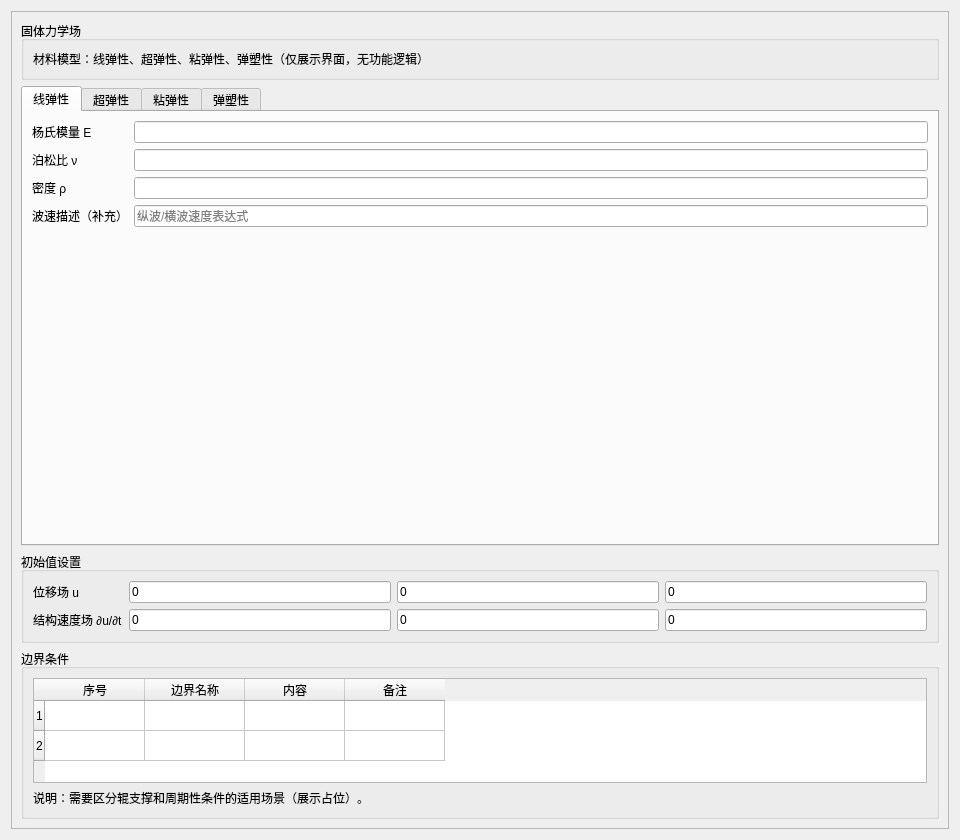
<?xml version="1.0" encoding="UTF-8"?>
<ui version="4.0">
 <class>SolidMechanicsDisplay</class>
 <widget class="QWidget" name="SolidMechanicsDisplay">
  <property name="geometry">
   <rect>
    <x>0</x>
    <y>0</y>
    <width>960</width>
    <height>840</height>
   </rect>
  </property>
  <property name="windowTitle">
   <string>固体力学场展示界面</string>
  </property>
  <layout class="QVBoxLayout" name="verticalLayoutRoot">
   <item>
    <widget class="QScrollArea" name="scrollArea">
     <property name="widgetResizable">
      <bool>true</bool>
     </property>
     <widget class="QWidget" name="scrollAreaWidgetContents">
      <property name="geometry">
       <rect>
        <x>0</x>
        <y>0</y>
        <width>936</width>
        <height>1500</height>
       </rect>
      </property>
      <layout class="QVBoxLayout" name="verticalLayoutContent">
       <item>
        <widget class="QGroupBox" name="groupBoxOverview">
         <property name="title">
          <string>固体力学场</string>
         </property>
         <layout class="QVBoxLayout" name="verticalLayoutOverview">
          <item>
           <widget class="QLabel" name="labelOverview">
            <property name="text">
             <string>材料模型：线弹性、超弹性、粘弹性、弹塑性（仅展示界面，无功能逻辑）</string>
            </property>
           </widget>
          </item>
         </layout>
        </widget>
       </item>
       <item>
        <widget class="QTabWidget" name="tabWidgetMaterials">
         <property name="currentIndex">
          <number>0</number>
         </property>
         <widget class="QWidget" name="tabLinearElastic">
          <attribute name="title">
           <string>线弹性</string>
          </attribute>
          <layout class="QFormLayout" name="formLayoutLinear">
           <item row="0" column="0">
            <widget class="QLabel" name="labelE">
             <property name="text"><string>杨氏模量 E</string></property>
            </widget>
           </item>
           <item row="0" column="1"><widget class="QLineEdit" name="lineEditE"/></item>
           <item row="1" column="0"><widget class="QLabel" name="labelNu"><property name="text"><string>泊松比 ν</string></property></widget></item>
           <item row="1" column="1"><widget class="QLineEdit" name="lineEditNu"/></item>
           <item row="2" column="0"><widget class="QLabel" name="labelRho"><property name="text"><string>密度 ρ</string></property></widget></item>
           <item row="2" column="1"><widget class="QLineEdit" name="lineEditRho"/></item>
           <item row="3" column="0"><widget class="QLabel" name="labelWaveSpeed"><property name="text"><string>波速描述（补充）</string></property></widget></item>
           <item row="3" column="1"><widget class="QLineEdit" name="lineEditWaveSpeed"><property name="placeholderText"><string>纵波/横波速度表达式</string></property></widget></item>
          </layout>
         </widget>
         <widget class="QWidget" name="tabHyperElastic">
          <attribute name="title"><string>超弹性</string></attribute>
          <layout class="QVBoxLayout" name="verticalLayoutHyper">
           <item>
            <layout class="QFormLayout" name="formLayoutHyperBase">
             <item row="0" column="0"><widget class="QLabel" name="labelHyperModel"><property name="text"><string>材料模型</string></property></widget></item>
             <item row="0" column="1">
              <widget class="QComboBox" name="comboHyperModel">
               <item><property name="text"><string>Mooney-Rivlin 两参数（默认）</string></property></item>
               <item><property name="text"><string>Yeoh</string></property></item>
               <item><property name="text"><string>Ogden</string></property></item>
              </widget>
             </item>
             <item row="1" column="0"><widget class="QLabel" name="labelCompressibility"><property name="text"><string>可压缩性</string></property></widget></item>
             <item row="1" column="1"><widget class="QComboBox" name="comboCompressibility"><item><property name="text"><string>几乎不可压缩</string></property></item><item><property name="text"><string>不可压缩</string></property></item><item><property name="text"><string>可压缩，解耦</string></property></item></widget></item>
             <item row="2" column="0"><widget class="QLabel" name="labelVolEnergy"><property name="text"><string>体积应变能</string></property></widget></item>
             <item row="2" column="1"><widget class="QComboBox" name="comboVolEnergy"><item><property name="text"><string>二次</string></property></item><item><property name="text"><string>多项式</string></property></item><item><property name="text"><string>对数</string></property></item></widget></item>
            </layout>
           </item>
           <item>
            <widget class="QStackedWidget" name="stackedHyperParams">
             <property name="currentIndex"><number>0</number></property>
             <widget class="QWidget" name="pageMooney2">
              <layout class="QFormLayout" name="formLayoutMooney2">
               <item row="0" column="0"><widget class="QLabel" name="labelC10"><property name="text"><string>C10</string></property></widget></item>
               <item row="0" column="1"><widget class="QLineEdit" name="lineEditC10"/></item>
               <item row="1" column="0"><widget class="QLabel" name="labelC01"><property name="text"><string>C01</string></property></widget></item>
               <item row="1" column="1"><widget class="QLineEdit" name="lineEditC01"/></item>
               <item row="2" column="0"><widget class="QLabel" name="labelKappaMR"><property name="text"><string>体积模量 κ</string></property></widget></item>
               <item row="2" column="1"><widget class="QLineEdit" name="lineEditKappaMR"><property name="text"><string>100*solid.Gequ</string></property></widget></item>
               <item row="3" column="0"><widget class="QLabel" name="labelDensityMR"><property name="text"><string>密度 ρ</string></property></widget></item>
               <item row="3" column="1"><widget class="QLineEdit" name="lineEditDensityMR"/></item>
              </layout>
             </widget>
             <widget class="QWidget" name="pageYeoh">
              <layout class="QFormLayout" name="formLayoutYeoh">
               <item row="0" column="0"><widget class="QLabel" name="labelC1"><property name="text"><string>c1</string></property></widget></item>
               <item row="0" column="1"><widget class="QLineEdit" name="lineEditC1"/></item>
               <item row="1" column="0"><widget class="QLabel" name="labelC2"><property name="text"><string>c2</string></property></widget></item>
               <item row="1" column="1"><widget class="QLineEdit" name="lineEditC2"/></item>
               <item row="2" column="0"><widget class="QLabel" name="labelC3"><property name="text"><string>c3</string></property></widget></item>
               <item row="2" column="1"><widget class="QLineEdit" name="lineEditC3"/></item>
              </layout>
             </widget>
             <widget class="QWidget" name="pageOgden">
              <layout class="QVBoxLayout" name="verticalLayoutOgden">
               <item>
                <widget class="QTableWidget" name="tableOgden">
                 <column>
                  <property name="text"><string>p</string></property>
                 </column>
                 <column>
                  <property name="text"><string>剪切模量 (Pa)</string></property>
                 </column>
                 <column>
                  <property name="text"><string>α 参数 (1)</string></property>
                 </column>
                 <row>
                  <property name="text"><string>1</string></property>
                 </row>
                </widget>
               </item>
              </layout>
             </widget>
            </widget>
           </item>
          </layout>
         </widget>
         <widget class="QWidget" name="tabViscoElastic">
          <attribute name="title"><string>粘弹性</string></attribute>
          <layout class="QVBoxLayout" name="verticalLayoutVisco">
           <item>
            <layout class="QFormLayout" name="formLayoutViscoBase">
             <item row="0" column="0"><widget class="QLabel" name="labelViscoModel"><property name="text"><string>材料模型</string></property></widget></item>
             <item row="0" column="1"><widget class="QComboBox" name="comboViscoModel"><item><property name="text"><string>广义麦克斯韦</string></property></item><item><property name="text"><string>广义 Kelvin-Voigt</string></property></item><item><property name="text"><string>Kelvin-Voigt</string></property></item></widget></item>
             <item row="1" column="0"><widget class="QLabel" name="labelViscoStrain"><property name="text"><string>粘弹性应变</string></property></widget></item>
             <item row="1" column="1"><widget class="QComboBox" name="comboViscoStrain"><item><property name="text"><string>偏量</string></property></item><item><property name="text"><string>体积</string></property></item><item><property name="text"><string>体积和偏量</string></property></item></widget></item>
            </layout>
           </item>
           <item><widget class="QCheckBox" name="checkFractional"><property name="text"><string>使用分数阶导数</string></property></widget></item>
           <item><widget class="QLabel" name="labelComplexMod"><property name="text"><string>频率相关复模量函数（支持插值函数/二阶拟合函数）</string></property></widget></item>
           <item><widget class="QPlainTextEdit" name="plainTextComplexMod"><property name="placeholderText"><string>G*(f), K*(f) 或等效表达式</string></property></widget></item>
           <item><widget class="QTableWidget" name="tableViscoBranches"><column><property name="text"><string>分支</string></property></column><column><property name="text"><string>剪切模量 (Pa)</string></property></column><column><property name="text"><string>弛豫时间 (s)</string></property></column><row><property name="text"><string>1</string></property></row></widget></item>
          </layout>
         </widget>
         <widget class="QWidget" name="tabPlastic">
          <attribute name="title"><string>弹塑性</string></attribute>
          <layout class="QVBoxLayout" name="verticalLayoutPlastic">
           <item>
            <layout class="QFormLayout" name="formLayoutPlastic">
             <item row="0" column="0"><widget class="QLabel" name="labelEqStress"><property name="text"><string>等效应力</string></property></widget></item>
             <item row="0" column="1"><widget class="QComboBox" name="comboEqStress"><item><property name="text"><string>von Mises</string></property></item><item><property name="text"><string>Tresca 准则</string></property></item><item><property name="text"><string>Hill 正交各向异性</string></property></item></widget></item>
             <item row="1" column="0"><widget class="QLabel" name="labelYield0"><property name="text"><string>初始屈服应力 σys0</string></property></widget></item>
             <item row="1" column="1"><widget class="QLineEdit" name="lineEditYield0"/></item>
             <item row="2" column="0"><widget class="QLabel" name="labelPlasticPotential"><property name="text"><string>塑性势 Qp</string></property></widget></item>
             <item row="2" column="1"><widget class="QComboBox" name="comboPlasticPotential"><item><property name="text"><string>关联</string></property></item><item><property name="text"><string>von Mises</string></property></item><item><property name="text"><string>用户定义</string></property></item></widget></item>
             <item row="3" column="0"><widget class="QLabel" name="labelPe"><property name="text"><string>等效塑性应变 εpe</string></property></widget></item>
             <item row="3" column="1"><widget class="QComboBox" name="comboPe"><item><property name="text"><string>关联</string></property></item><item><property name="text"><string>von Mises</string></property></item><item><property name="text"><string>用户定义</string></property></item></widget></item>
             <item row="4" column="0"><widget class="QLabel" name="labelIsoHard"><property name="text"><string>各向同性硬化模型</string></property></widget></item>
             <item row="4" column="1"><widget class="QComboBox" name="comboIsoHard"><item><property name="text"><string>理想塑性</string></property></item><item><property name="text"><string>线性</string></property></item><item><property name="text"><string>Ludwik</string></property></item><item><property name="text"><string>Johnson-Cook</string></property></item></widget></item>
             <item row="5" column="0"><widget class="QLabel" name="labelKinematic"><property name="text"><string>运动硬化模型</string></property></widget></item>
             <item row="5" column="1"><widget class="QComboBox" name="comboKinematic"><item><property name="text"><string>无运动硬化</string></property></item><item><property name="text"><string>线性</string></property></item><item><property name="text"><string>Armstrong-Frederick</string></property></item><item><property name="text"><string>Chaboche</string></property></item></widget></item>
            </layout>
           </item>
          </layout>
         </widget>
        </widget>
       </item>
       <item>
        <widget class="QGroupBox" name="groupBoxInitialValues">
         <property name="title"><string>初始值设置</string></property>
         <layout class="QGridLayout" name="gridLayoutInitial">
          <item row="0" column="0"><widget class="QLabel" name="labelDisp"><property name="text"><string>位移场 u</string></property></widget></item>
          <item row="0" column="1"><widget class="QLineEdit" name="lineEditUx"><property name="text"><string>0</string></property></widget></item>
          <item row="0" column="2"><widget class="QLineEdit" name="lineEditUy"><property name="text"><string>0</string></property></widget></item>
          <item row="0" column="3"><widget class="QLineEdit" name="lineEditUz"><property name="text"><string>0</string></property></widget></item>
          <item row="1" column="0"><widget class="QLabel" name="labelVel"><property name="text"><string>结构速度场 ∂u/∂t</string></property></widget></item>
          <item row="1" column="1"><widget class="QLineEdit" name="lineEditVx"><property name="text"><string>0</string></property></widget></item>
          <item row="1" column="2"><widget class="QLineEdit" name="lineEditVy"><property name="text"><string>0</string></property></widget></item>
          <item row="1" column="3"><widget class="QLineEdit" name="lineEditVz"><property name="text"><string>0</string></property></widget></item>
         </layout>
        </widget>
       </item>
       <item>
        <widget class="QGroupBox" name="groupBoxBoundary">
         <property name="title"><string>边界条件</string></property>
         <layout class="QVBoxLayout" name="verticalLayoutBoundary">
          <item>
           <widget class="QTableWidget" name="tableBoundaryConditions">
            <column><property name="text"><string>序号</string></property></column>
            <column><property name="text"><string>边界名称</string></property></column>
            <column><property name="text"><string>内容</string></property></column>
            <column><property name="text"><string>备注</string></property></column>
            <row><property name="text"><string>1</string></property></row>
            <row><property name="text"><string>2</string></property></row>
           </widget>
          </item>
          <item><widget class="QLabel" name="labelBoundaryTips"><property name="text"><string>说明：需要区分辊支撑和周期性条件的适用场景（展示占位）。</string></property></widget></item>
         </layout>
        </widget>
       </item>
      </layout>
     </widget>
    </widget>
   </item>
  </layout>
 </widget>
 <resources/>
 <connections/>
</ui>
